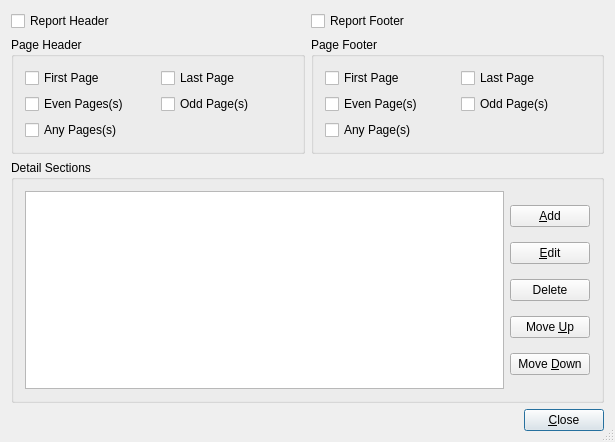
<ui version="4.0" >
 <comment> * OpenRPT report writer and rendering engine
 * Copyright (C) 2001-2012 by OpenMFG, LLC
 *
 * This library is free software; you can redistribute it and/or
 * modify it under the terms of the GNU Lesser General Public
 * License as published by the Free Software Foundation; either
 * version 2.1 of the License, or (at your option) any later version.
 *
 * This library is distributed in the hope that it will be useful,
 * but WITHOUT ANY WARRANTY; without even the implied warranty of
 * MERCHANTABILITY or FITNESS FOR A PARTICULAR PURPOSE. See the GNU
 * Lesser General Public License for more details.
 *
 * You should have received a copy of the GNU Lesser General Public
 * License along with this library; if not, write to the Free Software
 * Foundation, Inc., 59 Temple Place, Suite 330, Boston, MA 02111-1307 USA
 * Please contact info@openmfg.com with any questions on this license.</comment>
 <class>SectionEditor</class>
 <widget class="QDialog" name="SectionEditor" >
  <property name="geometry" >
   <rect>
    <x>0</x>
    <y>0</y>
    <width>615</width>
    <height>442</height>
   </rect>
  </property>
  <property name="windowTitle" >
   <string>Section Editor</string>
  </property>
  <property name="sizeGripEnabled" >
   <bool>true</bool>
  </property>
  <layout class="QVBoxLayout" >
   <property name="spacing" >
    <number>6</number>
   </property>
   <property name="margin" >
    <number>11</number>
   </property>
   <item>
    <layout class="QGridLayout" >
     <property name="margin" >
      <number>0</number>
     </property>
     <property name="spacing" >
      <number>6</number>
     </property>
     <item row="0" column="0" >
      <widget class="QCheckBox" name="cbReportHeader" >
       <property name="text" >
        <string>Report Header</string>
       </property>
      </widget>
     </item>
     <item row="1" column="1" >
      <widget class="QGroupBox" name="gbPageFooter" >
       <property name="title" >
        <string>Page Footer</string>
       </property>
       <layout class="QGridLayout" >
        <property name="margin" >
         <number>11</number>
        </property>
        <property name="spacing" >
         <number>6</number>
        </property>
        <item row="1" column="0" >
         <widget class="QCheckBox" name="cbFootEven" >
          <property name="text" >
           <string>Even Page(s)</string>
          </property>
         </widget>
        </item>
        <item row="0" column="0" >
         <widget class="QCheckBox" name="cbFootFirst" >
          <property name="text" >
           <string>First Page</string>
          </property>
         </widget>
        </item>
        <item row="0" column="1" >
         <widget class="QCheckBox" name="cbFootLast" >
          <property name="text" >
           <string>Last Page</string>
          </property>
         </widget>
        </item>
        <item row="1" column="1" >
         <widget class="QCheckBox" name="cbFootOdd" >
          <property name="text" >
           <string>Odd Page(s)</string>
          </property>
         </widget>
        </item>
        <item row="2" column="0" >
         <widget class="QCheckBox" name="cbFootAny" >
          <property name="text" >
           <string>Any Page(s)</string>
          </property>
         </widget>
        </item>
       </layout>
      </widget>
     </item>
     <item row="0" column="1" >
      <widget class="QCheckBox" name="cbReportFooter" >
       <property name="text" >
        <string>Report Footer</string>
       </property>
      </widget>
     </item>
     <item row="1" column="0" >
      <widget class="QGroupBox" name="gbPageHeader" >
       <property name="title" >
        <string>Page Header</string>
       </property>
       <layout class="QGridLayout" >
        <property name="margin" >
         <number>11</number>
        </property>
        <property name="spacing" >
         <number>6</number>
        </property>
        <item row="0" column="1" >
         <widget class="QCheckBox" name="cbHeadLast" >
          <property name="text" >
           <string>Last Page</string>
          </property>
         </widget>
        </item>
        <item row="1" column="1" >
         <widget class="QCheckBox" name="cbHeadOdd" >
          <property name="text" >
           <string>Odd Page(s)</string>
          </property>
         </widget>
        </item>
        <item row="0" column="0" >
         <widget class="QCheckBox" name="cbHeadFirst" >
          <property name="text" >
           <string>First Page</string>
          </property>
         </widget>
        </item>
        <item row="1" column="0" >
         <widget class="QCheckBox" name="cbHeadEven" >
          <property name="text" >
           <string>Even Pages(s)</string>
          </property>
         </widget>
        </item>
        <item row="2" column="0" >
         <widget class="QCheckBox" name="cbHeadAny" >
          <property name="text" >
           <string>Any Pages(s)</string>
          </property>
         </widget>
        </item>
       </layout>
      </widget>
     </item>
    </layout>
   </item>
   <item>
    <widget class="QGroupBox" name="GroupBox3" >
     <property name="title" >
      <string>Detail Sections</string>
     </property>
     <layout class="QHBoxLayout" >
      <property name="spacing" >
       <number>6</number>
      </property>
      <property name="margin" >
       <number>11</number>
      </property>
      <item>
       <widget class="QListWidget" name="lbSections" />
      </item>
      <item>
       <layout class="QVBoxLayout" >
        <property name="spacing" >
         <number>1</number>
        </property>
        <property name="margin" >
         <number>0</number>
        </property>
        <item>
         <widget class="QPushButton" name="btnAdd" >
          <property name="text" >
           <string>&amp;Add</string>
          </property>
         </widget>
        </item>
        <item>
         <widget class="QPushButton" name="btnEdit" >
          <property name="text" >
           <string>&amp;Edit</string>
          </property>
         </widget>
        </item>
        <item>
         <widget class="QPushButton" name="btnRemove" >
          <property name="text" >
           <string>Delete</string>
          </property>
         </widget>
        </item>
        <item>
         <widget class="QPushButton" name="btnMoveUp" >
          <property name="text" >
           <string>Move &amp;Up</string>
          </property>
         </widget>
        </item>
        <item>
         <widget class="QPushButton" name="brnMoveDown" >
          <property name="text" >
           <string>Move &amp;Down</string>
          </property>
         </widget>
        </item>
       </layout>
      </item>
     </layout>
    </widget>
   </item>
   <item>
    <layout class="QHBoxLayout" >
     <property name="spacing" >
      <number>6</number>
     </property>
     <property name="margin" >
      <number>0</number>
     </property>
     <item>
      <spacer>
       <property name="orientation" >
        <enum>Qt::Horizontal</enum>
       </property>
       <property name="sizeType" >
        <enum>QSizePolicy::Expanding</enum>
       </property>
       <property name="sizeHint" stdset="0" >
        <size>
         <width>20</width>
         <height>20</height>
        </size>
       </property>
      </spacer>
     </item>
     <item>
      <widget class="QPushButton" name="buttonOk" >
       <property name="text" >
        <string>&amp;Close</string>
       </property>
       <property name="shortcut" >
        <string>Alt+C</string>
       </property>
       <property name="autoDefault" >
        <bool>true</bool>
       </property>
       <property name="default" >
        <bool>true</bool>
       </property>
      </widget>
     </item>
    </layout>
   </item>
  </layout>
 </widget>
 <layoutdefault spacing="6" margin="11" />
 <tabstops>
  <tabstop>cbReportHeader</tabstop>
  <tabstop>cbReportFooter</tabstop>
  <tabstop>cbHeadFirst</tabstop>
  <tabstop>cbHeadLast</tabstop>
  <tabstop>cbHeadEven</tabstop>
  <tabstop>cbHeadOdd</tabstop>
  <tabstop>cbHeadAny</tabstop>
  <tabstop>cbFootFirst</tabstop>
  <tabstop>cbFootLast</tabstop>
  <tabstop>cbFootEven</tabstop>
  <tabstop>cbFootOdd</tabstop>
  <tabstop>cbFootAny</tabstop>
  <tabstop>lbSections</tabstop>
  <tabstop>btnAdd</tabstop>
  <tabstop>btnEdit</tabstop>
  <tabstop>btnRemove</tabstop>
  <tabstop>btnMoveUp</tabstop>
  <tabstop>brnMoveDown</tabstop>
  <tabstop>buttonOk</tabstop>
 </tabstops>
 <resources/>
 <connections>
  <connection>
   <sender>buttonOk</sender>
   <signal>clicked()</signal>
   <receiver>SectionEditor</receiver>
   <slot>accept()</slot>
   <hints>
    <hint type="sourcelabel" >
     <x>20</x>
     <y>20</y>
    </hint>
    <hint type="destinationlabel" >
     <x>20</x>
     <y>20</y>
    </hint>
   </hints>
  </connection>
 </connections>
</ui>
